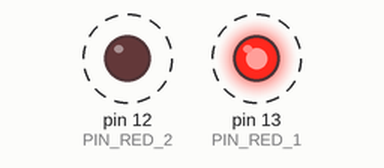
This sketch was run on a simulated Arduino Uno, built with avr-gcc and run on an emulated ATmega328P. On the bench: output pins drawn as LEDs (lit = HIGH). Dashed ring = blinking.

Above: at 0.5 s.
Timing chart, 0 to 4.6 s (numbered marks = the images above):
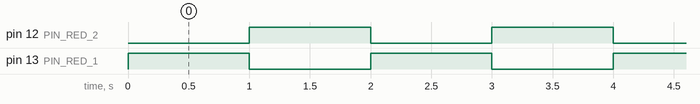

The sketch:

da_twoLedsBlinking.ino
```cpp
/* Two leds blinking alternatively */
// two leds
// 1 R220 for pin 12

const byte PIN_RED_1= 13; // pin 13 to red led 1
const byte PIN_RED_2=12; // pin 12 to red led 2

void setup() {
    pinMode(PIN_RED_1, OUTPUT); // pin 13 as output
    pinMode(PIN_RED_2, OUTPUT); // pin 12 as output
    digitalWrite(PIN_RED_1, LOW); // pin switch off at beginning
    digitalWrite(PIN_RED_2, LOW); // pin switch off at beginning
}

void loop () {
    digitalWrite(PIN_RED_1, HIGH); // when is 5V, light will be on
    delay(1000); // wait
    digitalWrite(PIN_RED_1, LOW); // when is 5V, light will be off
    digitalWrite(PIN_RED_2, HIGH); // when is 5V, light will be on
    delay(1000); // wait
    digitalWrite(PIN_RED_2, LOW); // when is 5V, light will be off
}
```

Measured:
- by itself, pin 12 (PIN_RED_2), pin 13 (PIN_RED_1): alternates HIGH for 1.0 s and LOW for 1.0 s
- by itself, everything shown: repeats every 2.0 s, in 3 steps
